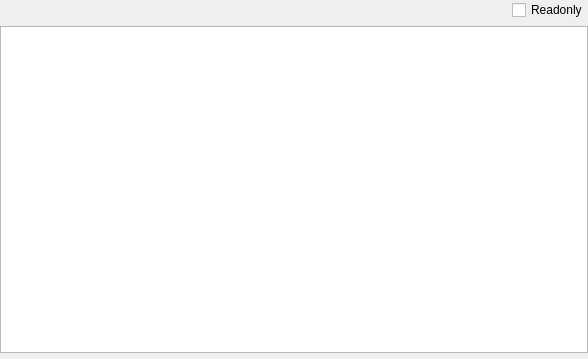
<?xml version="1.0" encoding="UTF-8"?>
<ui version="4.0">
 <class>ELFSectionHeaderWidget</class>
 <widget class="QWidget" name="ELFSectionHeaderWidget">
  <property name="geometry">
   <rect>
    <x>0</x>
    <y>0</y>
    <width>588</width>
    <height>359</height>
   </rect>
  </property>
  <property name="windowTitle">
   <string notr="true">Form</string>
  </property>
  <layout class="QVBoxLayout" name="verticalLayout">
   <property name="leftMargin">
    <number>0</number>
   </property>
   <property name="topMargin">
    <number>0</number>
   </property>
   <property name="rightMargin">
    <number>0</number>
   </property>
   <property name="bottomMargin">
    <number>0</number>
   </property>
   <item>
    <layout class="QHBoxLayout" name="horizontalLayout">
     <property name="sizeConstraint">
      <enum>QLayout::SetDefaultConstraint</enum>
     </property>
     <item>
      <spacer name="horizontalSpacer">
       <property name="orientation">
        <enum>Qt::Horizontal</enum>
       </property>
       <property name="sizeHint" stdset="0">
        <size>
         <width>40</width>
         <height>20</height>
        </size>
       </property>
      </spacer>
     </item>
     <item>
      <widget class="QCheckBox" name="checkBoxReadonly">
       <property name="text">
        <string>Readonly</string>
       </property>
      </widget>
     </item>
    </layout>
   </item>
   <item>
    <widget class="QTableWidget" name="tableWidget">
     <property name="contextMenuPolicy">
      <enum>Qt::CustomContextMenu</enum>
     </property>
     <property name="editTriggers">
      <set>QAbstractItemView::NoEditTriggers</set>
     </property>
     <property name="selectionMode">
      <enum>QAbstractItemView::SingleSelection</enum>
     </property>
     <property name="selectionBehavior">
      <enum>QAbstractItemView::SelectRows</enum>
     </property>
     <attribute name="horizontalHeaderVisible">
      <bool>false</bool>
     </attribute>
     <attribute name="verticalHeaderVisible">
      <bool>false</bool>
     </attribute>
     <attribute name="verticalHeaderDefaultSectionSize">
      <number>24</number>
     </attribute>
    </widget>
   </item>
   <item>
    <widget class="ToolsWidget" name="widgetHex" native="true">
     <property name="maximumSize">
      <size>
       <width>16777215</width>
       <height>200</height>
      </size>
     </property>
    </widget>
   </item>
  </layout>
 </widget>
 <customwidgets>
  <customwidget>
   <class>ToolsWidget</class>
   <extends>QWidget</extends>
   <header>toolswidget.h</header>
   <container>1</container>
  </customwidget>
 </customwidgets>
 <resources/>
 <connections/>
</ui>
